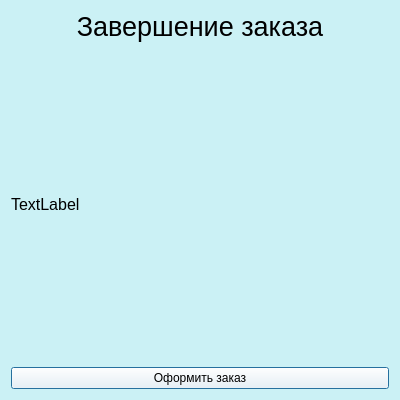
<?xml version="1.0" encoding="UTF-8"?>
<ui version="4.0">
 <class>Dialog</class>
 <widget class="QDialog" name="Dialog">
  <property name="geometry">
   <rect>
    <x>0</x>
    <y>0</y>
    <width>400</width>
    <height>400</height>
   </rect>
  </property>
  <property name="windowTitle">
   <string>Оформление заказа</string>
  </property>
  <property name="styleSheet">
   <string notr="true">background-color:rgb(203,241,245);</string>
  </property>
  <layout class="QGridLayout" name="gridLayout">
   <item row="4" column="0">
    <widget class="QPushButton" name="Sell_Btn">
     <property name="styleSheet">
      <string notr="true">background-color: rgb(255, 255, 255);</string>
     </property>
     <property name="text">
      <string>Оформить заказ</string>
     </property>
    </widget>
   </item>
   <item row="3" column="0">
    <spacer name="verticalSpacer">
     <property name="orientation">
      <enum>Qt::Vertical</enum>
     </property>
     <property name="sizeHint" stdset="0">
      <size>
       <width>20</width>
       <height>40</height>
      </size>
     </property>
    </spacer>
   </item>
   <item row="0" column="0">
    <widget class="QLabel" name="label">
     <property name="font">
      <font>
       <pointsize>20</pointsize>
      </font>
     </property>
     <property name="text">
      <string>Завершение заказа</string>
     </property>
     <property name="alignment">
      <set>Qt::AlignHCenter|Qt::AlignTop</set>
     </property>
    </widget>
   </item>
   <item row="2" column="0">
    <widget class="QLabel" name="InfoLabel">
     <property name="font">
      <font>
       <pointsize>12</pointsize>
      </font>
     </property>
     <property name="text">
      <string>TextLabel</string>
     </property>
     <property name="alignment">
      <set>Qt::AlignLeading|Qt::AlignLeft|Qt::AlignTop</set>
     </property>
    </widget>
   </item>
   <item row="1" column="0">
    <spacer name="verticalSpacer_2">
     <property name="orientation">
      <enum>Qt::Vertical</enum>
     </property>
     <property name="sizeHint" stdset="0">
      <size>
       <width>20</width>
       <height>40</height>
      </size>
     </property>
    </spacer>
   </item>
  </layout>
 </widget>
 <resources/>
 <connections/>
</ui>
